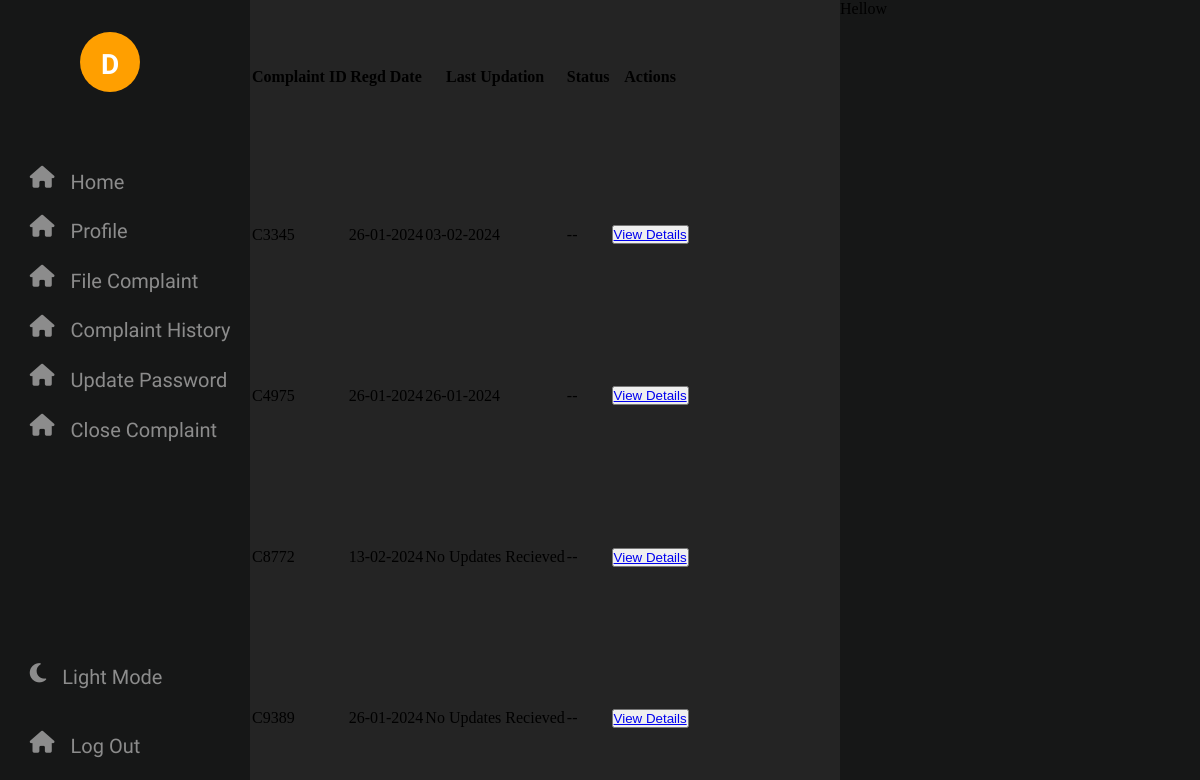
Page /php/complaintHistory.php (signed in) on the earlier database version.
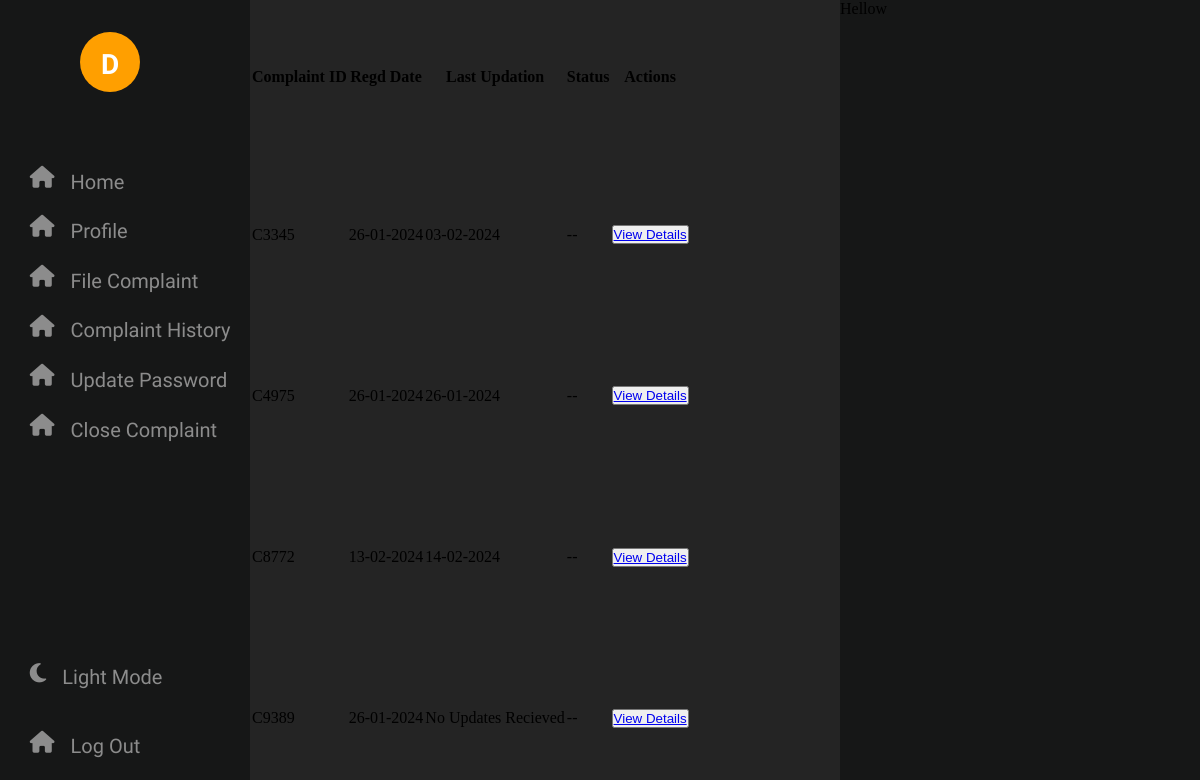
Same page on the later database version.
### tables this page shows
CREATE TABLE `complaints` (
  `username` varchar(50) NOT NULL,
  `complaint_id` varchar(10) NOT NULL,
  `complaint_type` varchar(20) NOT NULL,
  `subject` varchar(50) NOT NULL,
  `description` text NOT NULL,
  `folder` varchar(300) NOT NULL,
  `time` datetime(2) NOT NULL DEFAULT current_timestamp(2),
  `resolved_time` datetime(2) DEFAULT NULL,
  `last_updation` datetime(2) DEFAULT NULL,
  `worker_assigned` varchar(50) DEFAULT NULL
);

### php/complaintHistory.php (the view, shortened to what this page needs)
<html lang="en" dir="ltr">
  <head>
    <link rel="stylesheet" href="https://cdnjs.cloudflare.com/ajax/libs/font-awesome/6.5.1/css/all.min.css" />
   </head>
<body>
<div class="nav">
        <div class="icon">
            <?php
                $u = $_SESSION["username"];
                $capitalizedu = ucfirst($u[0]);
            ?>
             <p><?php echo $capitalizedu ;?></p>
        </div>
        <div class="nav-content">
            <div>
                <i class="fa-solid fa-house"></i>
            </div>
            <div>
                <i class="fa-solid fa-house" ></i>
            </div>
            <div>
                <i class="fa-solid fa-house"></i>
            </div>
            <div>
                <i class="fa-solid fa-house" ></i>
            </div>
            <div>
                <i class="fa-solid fa-house" ></i>
            </div>
            <div>
                <i class="fa-solid fa-house" ></i>
            </div>
        </div>
        <div class="nav-content-down">
            <div onclick="toggle()" >
                <i class="fa-solid fa-moon" ></i>
            </div>
            <div>
                <i class="fa-solid fa-house"></i>
            </div>
        </div>
    </div>
    <div class="content">
          <table class="content-table">
            <tr>
            <th>Complaint ID</th>
            <th>Regd Date</th>
            <th>Last Updation</th>
            <th>Status</th>
            <th>Actions</th>
            </tr>
            <?php
            include 'config.php' ;
            $sql = "select * from complaints where username = '".$_SESSION['username']."' ";
            $result = $conn->query($sql);
            if ($result->num_rows > 0) {
                while ($row = $result->fetch_assoc()) {
                    ?>
                    <tr class="active-row">
                    <td> <?php echo $row["complaint_id"] ?>   </td>
                    <td> <?php echo date("d-m-Y", strtotime($row['time'])); ?>  </td>
                    <?php
                        if($row["last_updation"] == null){
                            ?>
                            <td>No Updates Recieved</td>
                        <?php
                        }else{
                            ?>
                            <td><?php echo date("d-m-Y", strtotime($row["last_updation"]));  ?></td>
                    <?php
                  }
                  ?>
                    <td>--</td>
                    <td> <button class="btn2"> <a class = "accept" href="../php/ComplaintInfo.php?id=<?php echo $row['complaint_id']; ?>">View Details</a>  </button> </td>
                    </tr>
                    <?php
                }
            }
            ?>
          </table>
    </div>
    <div class="preview">
        <p>Hellow</p>
    </div>
</body>
</html>

### php/complaintHistory.php (style rules this page uses)
:root { --background-color: #242424; --nav-background-color : #161717; --icon-color:#8C8C8C; --preview-background-color:#161717; --heading-color:white ; --font-color:white; --boxes-bg-color:#161717; --box-count-color: #242424; }
* { margin: 0; padding: 0; box-sizing: content-box; }
body { display: flex; }
.nav { width: 80px; height: 100vh; position: fixed; display: flex; flex-direction: column; justify-content: space-between; background-color: var(--nav-background-color); transition: 0.3s; }
.content { width: calc(100vw - 30vw ); background-color: var(--background-color); height: 100vh; display: flex; margin-left: 80px; transition: margin-left 0.3s; }
.preview { width: 30vw; position: fixed; height: 100vh; right: 0rem; background-color: var(--preview-background-color); }
.nav i { font-size: 22px; color: #8C8C8C; }
.nav .icon { width: 60px; height: 60px; position: absolute; top: 20px; margin: 1vw 0vw 0vw 0.4vw; border-radius: 50%; display: flex; justify-content: center; align-items: center; color: var(--font-color); font-weight: 800; font-family: 'Biryani', sans-serif; background-color: #FF9F00; }
.nav .icon p { margin-top: 5px; font-size: 28px; }
.nav-content { display: flex; flex-direction: column; overflow: hidden; gap: 1rem; position: relative; top: 10rem; }
.nav-content-down { display: flex; flex-direction: column; gap: 1rem; position: relative; overflow: hidden; bottom: 2rem; }
.nav-content div { width: 250px; padding-left: 25px; display: flex; gap: 1rem; margin-left: 0.3rem; justify-content: flex-start; align-items: center; border-radius: 10px 0px 0px 10px; }
.nav-content-down div { width: 250px; display: flex; margin-left: 0.3rem; gap: 1rem; justify-content: flex-start; align-items: center; height: 53px; padding-left: 25px; border-radius: 10px 0px 0px 10px; }

Differences in the rows shown:
changed complaints (number 3 of 4 on the later page): last_updation (not shown) → "14-02-2024"; no longer shows "No Updates Recieved"
